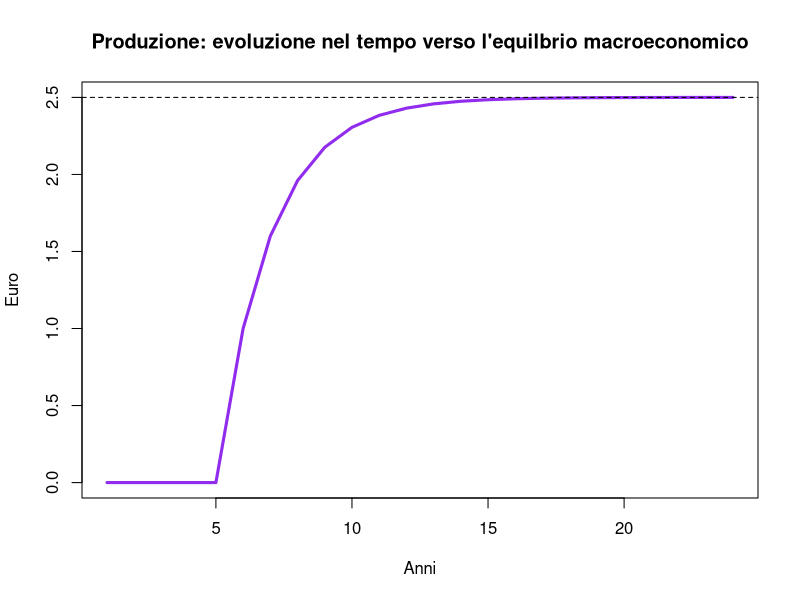

The R source for this figure:
# L'equilibrio macroeconomico: un semplice modello dinamico

# Definisci il numero di periodi (anni) da considerare
periodi = 25

# Definisci il valore dei parametri e delle variabili esogene del modello ####
c0 = 0
c1 = 0.6
I_bar = 0
G_bar = 0
T_bar = 0
Y_star = 0

# Definisci le variabili del modello ####
Zt = matrix(data=0, nrow=1, ncol=periodi)
Yt = matrix(data=0, nrow=1, ncol=periodi)
Ydt = matrix(data=0, nrow=1, ncol=periodi)
Ct = matrix(data=0, nrow=1, ncol=periodi)
It = matrix(data=I_bar, nrow=1, ncol=periodi)
Gt = matrix(data=G_bar, nrow=1, ncol=periodi)
Tt = matrix(data=T_bar, nrow=1, ncol=periodi)

# Definisci un numero sufficiente di iterazioni da far convergere il sistema di equazioni alla soluzione simultanea ####
for (iterazioni in 1:50){
  
  # Definisci la sequenza di periodi ####
    for (t in 2:periodi){
  
      # Introduci 1 euro di spesa pubblica a partire dal quinto anno successivo a quello di partenza (2) ####
      if(t<7){c0=0}else{c0=1}    
      
        # Definisci le equazioni del modello in modo dinamico ####
        Zt[1,t] = Ct[1,t] + It[1,t] + Gt[1,t]  # Domanda di beni (identità)
        Ct[1,t] = c0 + c1*Ydt[1,t-1]           # Consumo (comportamento). Nota il ritardo temporale in Ydt.
        Ydt[1,t] = Yt[1,t] - Tt[1,t]           # Reddito disponibile (identità)
        It[1,t] = I_bar                        # Investimento (comportamento)
        Gt[1,t] = G_bar                        # Spesa pubblica (comportamento)
        Tt[1,t] = T_bar                        # Imposte nette (comportamento)
        Yt[1,t] = Zt[1,t]                      # Produzione e reddito (condizione di equilibrio)
  }
}

# Calcola il valore della produzione di equilibrio (di stato stazionario) ####
Y_star = (c0+I_bar+G_bar-c1*T_bar)/(1-c1)

# Visualizza i risultati ####
plot(Yt[1,2:periodi], type="l", col="purple2", lwd=3, xlab="Anni", ylab="Euro",
     main="Produzione: evoluzione nel tempo verso l'equilbrio macroeconomico")
abline(h=Y_star,lty=2)
